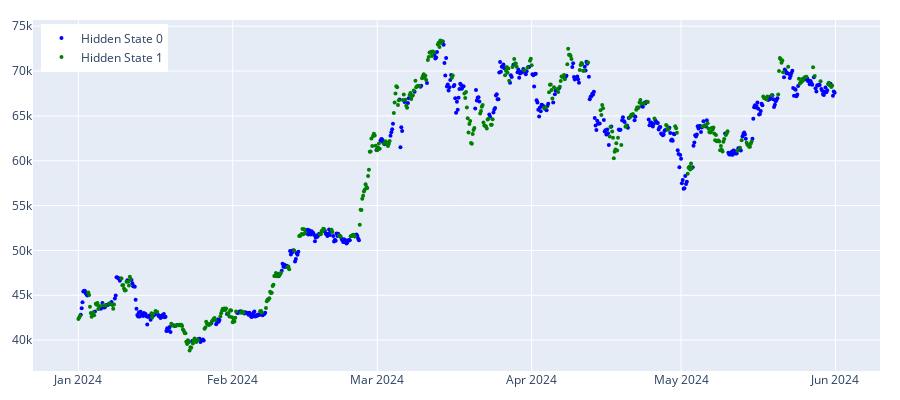

Notebook code cell kept with this figure:
### Code cell
model_kmeans =  regime_detection.get_regimes_kmeans
params = {'n_clusters': 2, 'random_state': 100, 'n_init': 30}
split_index = np.where(prices.index >= '2024-01-01')[0][0]
states_pred_kmeans = feed_forward_training(model_kmeans, params, prices_array, split_index, 20)
plot_hidden_states(states_pred_kmeans, prices[['btc_close']][split_index:])
plot_hidden_states2(states_pred_kmeans, prices[['btc_close']][split_index:])

### Figure 1 — Plotly figure (JSON) as saved in the notebook; plotly's stock layout.template omitted (floating-point values rounded to 4 significant figures; data arrays with more than 128 entries replaced by an {"elided": "..."} marker saying what was removed)
{"data": [{"marker": {"color": "blue", "size": 4}, "mode": "markers", "name": "Hidden State 0", "type": "scatter", "x": {"elided": "495 str values"}, "y": {"elided": "495 float values"}}, {"marker": {"color": "green", "size": 4}, "mode": "markers", "name": "Hidden State 1", "type": "scatter", "x": {"elided": "417 str values"}, "y": {"elided": "417 float values"}}], "layout": {"height": 400, "legend": {"x": 0.01, "xanchor": "left", "y": 0.99, "yanchor": "top"}, "margin": {"b": 20, "l": 20, "r": 20, "t": 20}, "width": 900}}
